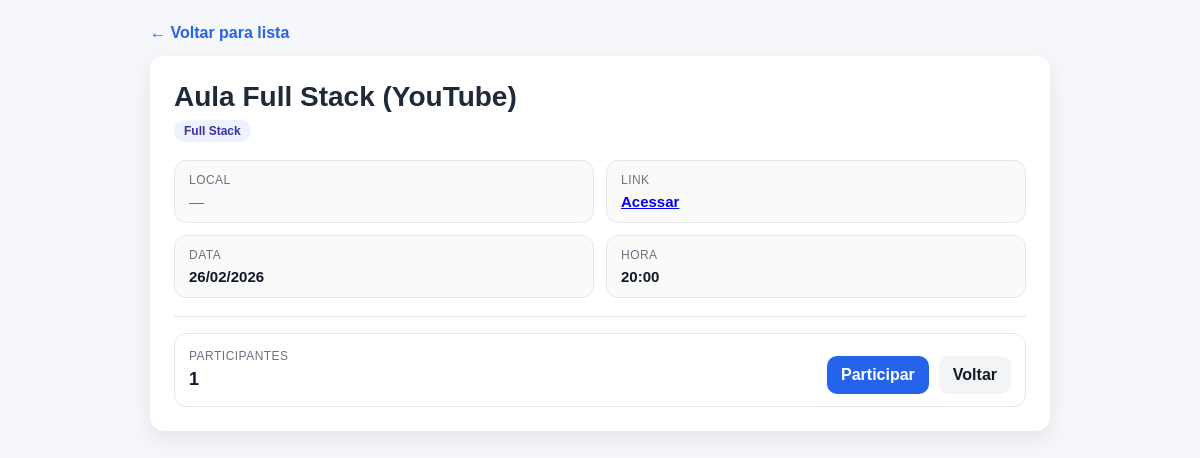
The app's page /eventos/2/ with its own data.
### agenda/models.py (models this page shows, shortened)
class Evento(models.Model):
    nome = models.CharField(max_length=256)
    local = models.CharField(max_length=256, blank=True)
    link = models.CharField(max_length=256, blank=True)
    data = models.DateField(blank=True, null=True)
    hora = models.TimeField(blank=True, null=True)
    quantidade_participantes = models.PositiveIntegerField(default=0)
    categoria = models.ForeignKey(
        Categoria,
        null=True,
        on_delete=models.SET_NULL
    )

class Categoria(models.Model):
    nome = models.CharField(max_length=256, unique=True)

### agenda/views.py (the view)
# urls.py: path("eventos/<int:id>/", views.exibir_evento, name="exibir_evento"),
def exibir_evento(request, id):
    evento = get_object_or_404(Evento, id=id)
    return render(request, "agenda/design/exibir_evento.html", {"evento": evento})

### agenda/templates/agenda/design/exibir_evento.html (shortened to what this page needs)
<!doctype html>
<html lang="pt-br">
<head>
</head>
<body>
  <div class="container">
    <div class="topbar">
      <a href="{% url 'listar_eventos' %}">← Voltar para lista</a>
    </div>
    <div class="card">
      <h1>{{ evento.nome }}</h1>
      <div class="subtitle">
        {% if evento.categoria %}
          <span class="badge">{{ evento.categoria.nome }}</span>
        {% else %}
          <span class="muted">Sem categoria</span>
        {% endif %}
      </div>
      <div class="grid">
        <div class="info">
          <div class="label">Local</div>
          <div class="value">
            {% if evento.local %}
              {{ evento.local }}
            {% else %}
              <span class="muted">—</span>
            {% endif %}
          </div>
        </div>
        <div class="info">
          <div class="label">Link</div>
          <div class="value">
            {% if evento.link %}
              <a href="{{ evento.link }}" target="_blank" rel="noopener">Acessar</a>
            {% else %}
              <span class="muted">—</span>
            {% endif %}
          </div>
        </div>
        <div class="info">
          <div class="label">Data</div>
          <div class="value">
            {% if evento.data %}
              {{ evento.data|date:"d/m/Y" }}
            {% else %}
              <span class="muted">A definir</span>
            {% endif %}
          </div>
        </div>
        <div class="info">
          <div class="label">Hora</div>
          <div class="value">
            {% if evento.hora %}
              {{ evento.hora|time:"H:i" }}
            {% else %}
              <span class="muted">A definir</span>
            {% endif %}
          </div>
        </div>
      </div>
      <div class="divider"></div>
      <div class="count">
        <div>
          <div class="label">Participantes</div>
          <div class="value"><strong>{{ evento.quantidade_participantes }}</strong></div>
        </div>
        <div class="actions">
          <a class="btn btn-primary" href="{% url 'participar_evento' evento.id %}">
            Participar
          </a>
          <a class="btn btn-ghost" href="{% url 'listar_eventos' %}">
            Voltar
          </a>
        </div>
      </div>
    </div>
  </div>
</body>
</html>

### agenda/templates/agenda/design/exibir_evento.html (style rules this page uses)
body { font-family: Arial, Helvetica, sans-serif; background:#f6f7fb; margin:0; padding:24px; color:#1f2937; }
.container { max-width: 900px; margin: 0 auto; }
.topbar { display:flex; justify-content: space-between; align-items: center; margin-bottom: 14px; }
.topbar a { color:#2563eb; text-decoration:none; font-weight:600; }
.card { background:#fff; border-radius:14px; padding:24px; box-shadow: 0 8px 22px rgba(0,0,0,.08); }
h1 { margin:0 0 6px; font-size:28px; line-height: 1.2; }
.subtitle { color:#6b7280; margin-bottom: 18px; font-size:14px; }
.grid { display:grid; grid-template-columns: 1fr 1fr; gap: 12px; margin: 14px 0 18px; }
.info { border: 1px solid #e5e7eb; border-radius: 12px; padding: 12px 14px; background: #fafafa; }
.label { font-size: 12px; color:#6b7280; margin-bottom: 6px; text-transform: uppercase; letter-spacing: .04em; }
.value { font-size: 15px; font-weight: 600; color:#111827; word-break: break-word; }
.badge { display:inline-block; padding: 4px 10px; border-radius: 999px; background:#eef2ff; color:#3730a3; font-size: 12px; font-weight: 700; }
.actions { display:flex; gap: 10px; align-items:center; margin-top: 10px; flex-wrap: wrap; }
.btn { border: 0; padding: 10px 14px; border-radius: 10px; font-weight: 700; cursor: pointer; text-decoration: none; display:inline-flex; align-items:center; gap:8px; }
.btn-primary { background:#2563eb; color:#fff; }
.btn-ghost { background:#f3f4f6; color:#111827; }
.muted { color:#6b7280; font-weight: 500; }
.divider { height:1px; background:#e5e7eb; margin: 16px 0; }
.count { display:flex; align-items:center; justify-content: space-between; gap: 10px; padding: 12px 14px; border-radius: 12px; border: 1px solid #e5e7eb; background: #fff; }
.count strong { font-size: 18px; }

### records on screen
Evento: nome "Aula Full Stack (YouTube)", categoria.nome "Full Stack", data "26/02/2026", hora "20:00", quantidade_participantes "1"
